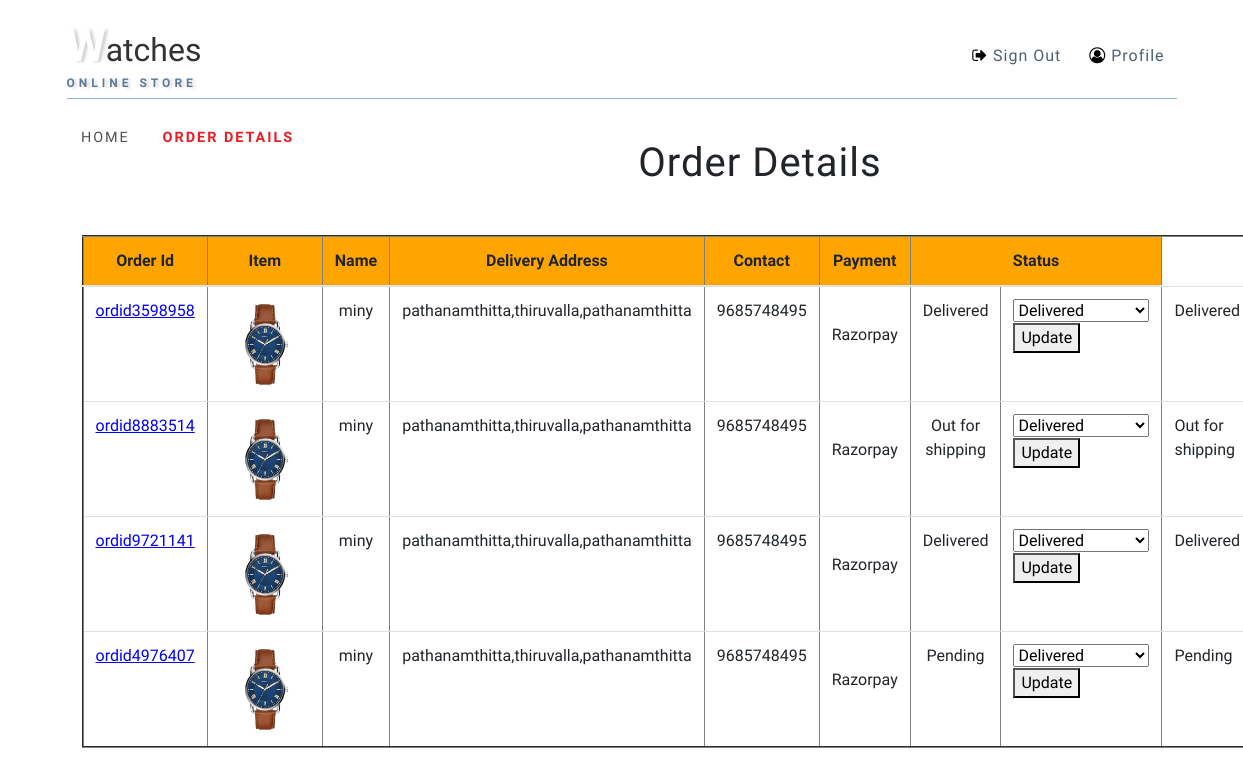
Screenshot of /del_orders (signed in) with the database file from the repository.
### app/models.py (models this page shows)
class Order(models.Model):
    customer = models.ForeignKey(Register,on_delete=models.CASCADE)
    cart = models.ForeignKey(mycart, on_delete=models.CASCADE, null=True, blank=True)  # Adjust according to your requirements
    product = models.ForeignKey(Products,on_delete=models.CASCADE)
    so_fname = models.CharField(max_length=20,null=False)
    so_lname = models.CharField(max_length=20)
    so_email = models.EmailField(null=False)
    so_phone = models.IntegerField(null=False)
    so_address = models.TextField(null=False)
    so_district = models.CharField(max_length=20,null=False)
    so_city = models.CharField(max_length=20,null=False)
    so_pincode = models.IntegerField(null=False)
    add_message = models.CharField(max_length=250)
    order_status = (
        ('Pending','Pending'),
        ('Out For Shipping','Out For Shipping'),
        ('Delivered','Delivered'),
        ('Cancelled','Cancelled'),
    )
    status = models.CharField(max_length=150,choices=order_status,default='Pending')
    quantity = models.IntegerField(null=False)
    total_price = models.FloatField(null=False)
    payment_mode = models.CharField(max_length=150, null=False)
    payment_id = models.CharField(max_length=150, null=True)
    order_id = models.CharField(max_length=150, null=False)
    tracking_no = models.CharField(max_length=150, null=True)
    created_at = models.DateTimeField(auto_now_add=True)
    updated_at = models.DateTimeField(auto_now=True)

class Products(models.Model):
    categorychoices=(
        ('a','men'),
        ('b','women'),
        ('c','kids'),
    )
    pname=models.CharField(max_length=200)
    price=models.IntegerField()
    description=models.CharField(max_length=1000)
    features=models.CharField(max_length=1000)
    category=models.CharField(max_length=100,default='a',choices=categorychoices)
    pimg=models.FileField()

class Register(models.Model):
    Name=models.CharField(max_length=20)
    User_Name=models.CharField(max_length=20)
    User_Email=models.EmailField(unique=True)
    UserPhone=models.IntegerField()
    Password=models.CharField(max_length=20)
    u_address = models.CharField(max_length=100)
    u_district = models.CharField(max_length=20)
    u_city = models.CharField(max_length=20)
    u_pincode = models.IntegerField()

### app/views.py (the view)
# urls.py: path('del_orders', views.del_orders),
def del_orders(re):
    if 'emp' in re.session:
        data = Order.objects.all()
        return render(re,'del_orders.html',{'order' : data})
    return redirect(del_home)

### template/del_orders.html (shortened to what this page needs)
<!DOCTYPE html>
{% load static %}
<html lang="en">
<head>
    <link rel="stylesheet" href="{% static 'css/bootstrap.css' %}">
    <link rel="stylesheet" href="{% static 'css/style.css' %}" type="text/css" media="all" />
    <link href="{% static 'css/font-awesome.css' %}" rel="stylesheet">
</head>
<body>
  <header class="py-sm-3 pt-3 pb-2" id="home">
            <div class="container">
                <div class="top-w3pvt d-flex">
                    <div id="logo">
                        <h1> <a href="index"><span class="log-w3pvt">W</span>atches</a> <label class="sub-des">Online Store</label></h1>
                    </div>
                    <div class="forms ml-auto ">
                           <a href="../logout" class="btn"><span class="fa fa-sign-out"style="color:black"></span> Sign Out</a>
                        <a href="del_profile" class="btn"><span class="fa fa-user-circle-o"style="color:black"></span> Profile</a>
                    </div>
                </div>
                <div class="nav-top-wthree">
                    <nav>
                        <ul class="menu">
                            <li><a href="del_home">Home</a></li>
                            <li class="active"><a href="del_orders">Order Details</a></li>
                        </ul>
                    </nav>
<div class="map-full">
	<div class="contact-box">
		<div class="container">
			<div class="row">
				<div class="col-lg-12 mt-4">
					<div class="heading-title text-center">
						<h1 style="margin-left:50px;">Order Details</h1>
					</div>
				</div>
			</div>
		</div>
	</div>
</div>
<div class="map-full">
	<div class="contact-box">
        <div class="container-fluid">
			<table class="table table-stripped mt-5" border="2">
				<thead>
				<tr style="background-color:orange;">
					<th><center>Order Id</center></th>
					<th><center>Item</center></th>
					<th><center>Name</center></th>
					<th><center>Delivery Address</center></th>
					<th><center>Contact</center></th>
					<th><center>Payment</center></th>
					<th colspan="2"><center>Status</center></th>
		  		</tr>
		  		</thead>
				<tbody>
				{% for i in order %}
				<tr>
					<td style="color:blue;"><center><u>{{i.order_id}}</u></center></td>
					<td><center><img src="{{i.product.pimg.url}}" height="90" width="90"></center></td>
					<td><center>{{i.customer.User_Name}}</center></td>
					<td><center>{{i.customer.u_address}},{{i.customer.u_city}},{{i.customer.u_district}}</center></td>
					<td><center>{{i.customer.UserPhone}}</center></td>
					<td><center><br>{{i.payment_mode}}</center></td>
					<td><center>{{i.status}}</center>
						 <td>
                                        <form method="POST" action="statusup/{{i.id}}">
                                          <select name="status">
                                            <option value="Delivered" {% if order.status == "Delivered" %}selected{% endif %}>Delivered</option>
                                          </select>
                                          <button type="submit">Update</button>
                                        </form>
                                      </td>
                                  <td>{{i.status}}</td>
                                </tr>
				{% endfor %}
				</tbody>
			</table>
		</div>
	</div>
</div>
</div>
            </div>
  </header>
</body>
</html>

### static/css/style.css (style rules this page uses)
html, body { margin: 0; font-size: 100%; background: #fff; font-family: 'Hind', sans-serif; scroll-behavior: smooth; }
body a { text-decoration: none; transition: 0.5s all; -webkit-transition: 0.5s all; -moz-transition: 0.5s all; -o-transition: 0.5s all; -ms-transition: 0.5s all; }
h1, h2, h3, h4, h5, h6 { margin: 0; letter-spacing: 1px; font-family: 'Hind', sans-serif; }
ul { margin: 0; padding: 0; }
.forms { margin-top: 1.4em; }
.top-w3pvt { border-bottom: 1px solid #8bb4df; padding-bottom: 0.5em; }
.nav-top-wthree { margin: 1em 0; }
header a.btn { border-radius: 4px; color: #4d6171; letter-spacing: 1px; border: none; outline: none; }
header a.btn span { color: #fff; }
nav { margin: 0; padding: 0; margin-top: 10px; float: left; }
#logo a { float: left; font-size: .8em; display: initial; margin: 0; letter-spacing: 0px; color: #333; font-weight: 300; padding: 3px 0; border: none; }
#logo a span { color: #fff; font-size: 1.4em; font-weight: 700; text-shadow: 3px 1px 3px rgba(19, 18, 18, 0.19); }
.sub-des { text-transform: uppercase; display: block; font-size: 0.3em; margin: 0; color: #5b7a9a; letter-spacing: 4px; font-weight: 600; text-shadow: 3px 1px 3px rgba(78, 73, 73, 0.21); }
nav:after { content: ""; display: table; clear: both; }
nav ul { padding: 0; margin: 0; list-style: none; position: relative; }
nav ul li { margin: 0px; display: inline-block; }
nav a { letter-spacing: 2px; padding-left: 0; padding-right: 0; padding: 10px 0; font-weight: 400; font-size: 0.9em; margin: 0 1em; color: #515152; text-transform: uppercase; }
.menu li.active a { color: #ec1c24; font-weight: 600; }
li > a:only-child:after { content: ''; }

### rows the page displays
Order: order_id "ordid3598958", product.pimg (picture), customer.User_Name "miny", customer.u_address "pathanamthitta", customer.u_city "thiruvalla", customer.u_district "pathanamthitta", customer.UserPhone "9685748495", payment_mode "Razorpay", status "Delivered"
Order: order_id "ordid8883514", product.pimg (picture), customer.User_Name "miny", customer.u_address "pathanamthitta", customer.u_city "thiruvalla", customer.u_district "pathanamthitta", customer.UserPhone "9685748495", payment_mode "Razorpay", status "Out for shipping"
Order: order_id "ordid9721141", product.pimg (picture), customer.User_Name "miny", customer.u_address "pathanamthitta", customer.u_city "thiruvalla", customer.u_district "pathanamthitta", customer.UserPhone "9685748495", payment_mode "Razorpay", status "Delivered"
Order: order_id "ordid4976407", product.pimg (picture), customer.User_Name "miny", customer.u_address "pathanamthitta", customer.u_city "thiruvalla", customer.u_district "pathanamthitta", customer.UserPhone "9685748495", payment_mode "Razorpay", status "Pending"
